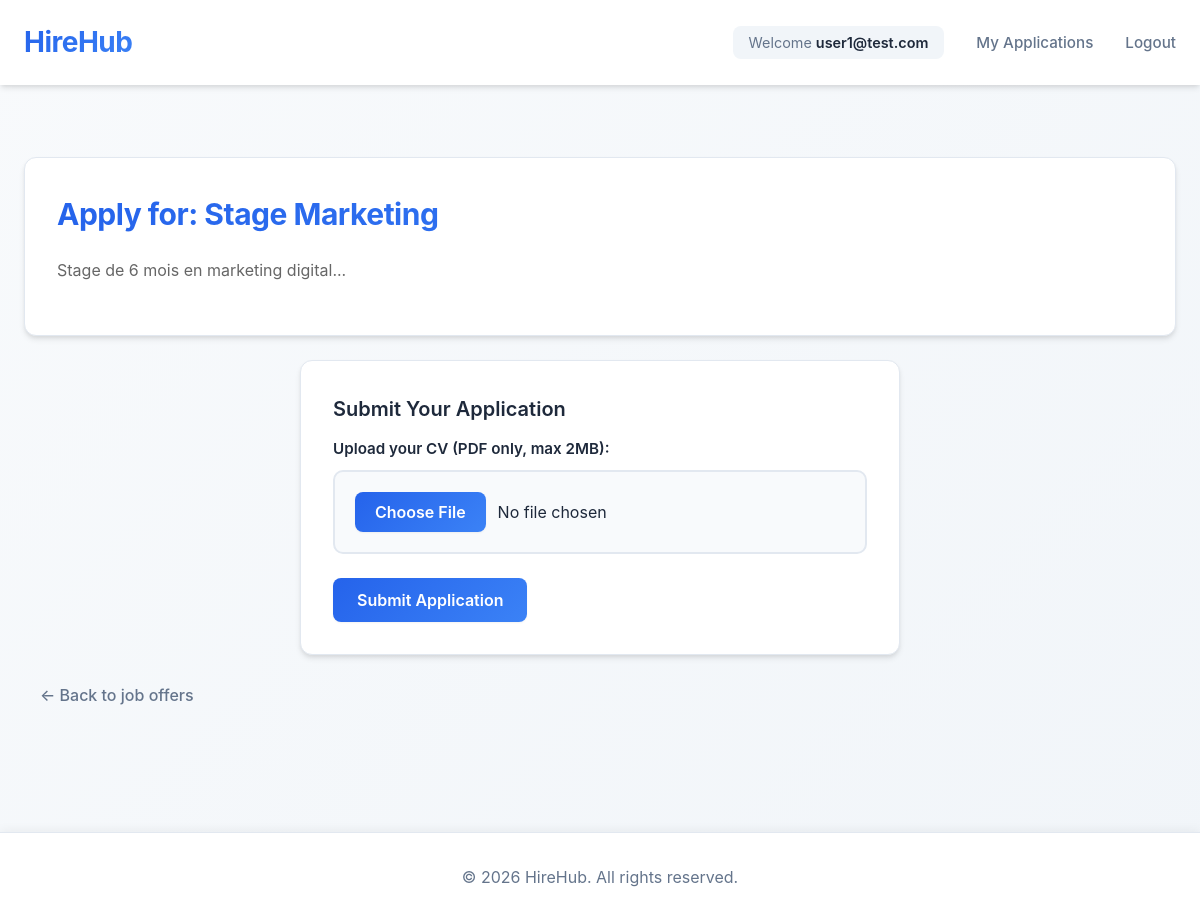
The app's page /apply.php?offer_id=2 (signed in) with its own data.
### tables this page shows
CREATE TABLE job_offers (
    id INT PRIMARY KEY AUTO_INCREMENT,
    title VARCHAR(255) NOT NULL,
    description TEXT NOT NULL,
    company VARCHAR(255) NOT NULL,
    location VARCHAR(255) NOT NULL,
    type ENUM('CDI', 'CDD', 'Stage', 'Alternance', 'Freelance') NOT NULL,
    salary VARCHAR(100),
    image_path VARCHAR(500),
    created_by INT,
    created_at TIMESTAMP DEFAULT CURRENT_TIMESTAMP,
    FOREIGN KEY (created_by) REFERENCES users(id) ON DELETE SET NULL
);

### classes/Database.php (called while the page is built, shortened)
<?php
class Database {
    public function __construct() {
        $host = 'localhost';
        $dbname = 'hire_hub';
        $username = 'root';
        $password = '';
        $this->conn = mysqli_connect($host, $username, $password, $dbname);
    }
}

### public/apply.php (the view, shortened to what this page needs)
<?php
require_once "../classes/Database.php";
$db = new Database();
$success = "";
$offer_id = (int) $_GET['offer_id'];
$jobSql = "SELECT title, description FROM job_offers WHERE id = ?";
$stmt = mysqli_prepare($db->conn, $jobSql);
mysqli_stmt_bind_param($stmt, "i", $offer_id);
mysqli_stmt_execute($stmt);
$jobResult = mysqli_stmt_get_result($stmt);
$job = mysqli_fetch_assoc($jobResult);
require_once "../includes/header.php";
?>
<div class="card">
    <h2>Apply for: <?php echo htmlspecialchars($job['title']); ?></h2>
    <p style="color: #666; margin-bottom: 20px;"><?php echo nl2br(htmlspecialchars($job['description'])); ?></p>
</div>
<div class="card" style="max-width: 600px; margin: 0 auto;">
    <h3>Submit Your Application</h3>
    <?php
    if ($success) {
        echo "<div class='alert alert-success'>$success</div>";
        echo "<p><a href='index.php' class='btn'>Back to Job Offers</a></p>";
    } else {
    ?>
    <form method="POST" enctype="multipart/form-data">
        <div class="form-group">
            <label>Upload your CV (PDF only, max 2MB):</label>
            <input id="cv"  type="file" name="cv" accept=".pdf" required>
        </div>
        <button type="submit" name="apply" class="btn">Submit Application</button>
    </form>
    <?php } ?>
</div>
<p class="mt-20">
    <a href="index.php" class="back-link">← Back to job offers</a>
</p>
<?php require_once "../includes/footer.php"; ?>

### assets/css/style.css (style rules this page uses)
* { margin: 0; padding: 0; box-sizing: border-box; }
:root { --primary-color: #2563eb; --primary-dark: #1d4ed8; --primary-light: #3b82f6; --secondary-color: #64748b; --success-color: #10b981; --error-color: #ef4444; --warning-color: #f59e0b; --text-primary: #1e293b; --text-secondary: #64748b; --bg-primary: #ffffff; --bg-secondary: #f8fafc; --bg-tertiary: #f1f5f9; --border-color: #e2e8f0; --shadow-sm: 0 1px 2px 0 rgba(0, 0, 0, 0.05); --shadow-md: 0 4px 6px -1px rgba(0, 0, 0, 0.1), 0 2px 4px -1px rgba(0, 0, 0, 0.06); --shadow-lg: 0 10px 15px -3px rgba(0, 0, 0, 0.1), 0 4px 6px -2px rgba(0, 0, 0, 0.05); --shadow-xl: 0 20px 25px -5px rgba(0, 0, 0, 0.1), 0 10px 10px -5px rgba(0, 0, 0, 0.04); --radius-sm: 6px; --radius-md: 8px; --radius-lg: 12px; }
body { font-family: 'Inter', -apple-system, BlinkMacSystemFont, 'Segoe UI', Roboto, 'Helvetica Neue', Arial, sans-serif; line-height: 1.6; color: var(--text-primary); background: linear-gradient(135deg, #f8fafc 0%, #f1f5f9 100%); min-height: 100vh; -webkit-font-smoothing: antialiased; -moz-osx-font-smoothing: grayscale; }
.card { background: var(--bg-primary); border-radius: var(--radius-lg); padding: 32px; margin-bottom: 24px; box-shadow: var(--shadow-md); border: 1px solid var(--border-color); transition: all 0.3s ease; }
.card h2 { margin-bottom: 20px; color: var(--text-primary); font-size: 1.875rem; font-weight: 700; letter-spacing: -0.5px; background: linear-gradient(135deg, var(--primary-color) 0%, var(--primary-light) 100%); -webkit-background-clip: text; -webkit-text-fill-color: transparent; background-clip: text; }
.card h3 { margin-bottom: 12px; color: var(--text-primary); font-size: 1.25rem; font-weight: 600; }
.form-group { margin-bottom: 24px; }
.form-group label { display: block; margin-bottom: 8px; font-weight: 600; color: var(--text-primary); font-size: 0.95rem; }
.form-group input[type="text"], .form-group input[type="email"], .form-group input[type="password"], .form-group input[type="file"], .form-group textarea { width: 100%; padding: 12px 16px; border: 2px solid var(--border-color); border-radius: var(--radius-md); font-size: 1rem; font-family: inherit; transition: all 0.3s ease; background: var(--bg-primary); color: var(--text-primary); }
.form-group input[type="file"] { cursor: pointer; background-color: var(--bg-secondary); padding: 16px; }
.btn { display: inline-block; padding: 12px 24px; background: linear-gradient(135deg, var(--primary-color) 0%, var(--primary-light) 100%); color: #fff; text-decoration: none; border: none; border-radius: var(--radius-md); cursor: pointer; font-size: 1rem; font-family: inherit; font-weight: 600; transition: all 0.3s ease; box-shadow: var(--shadow-sm); position: relative; overflow: hidden; }
.btn::before { content: ''; position: absolute; top: 50%; left: 50%; width: 0; height: 0; border-radius: 50%; background: rgba(255, 255, 255, 0.3); transform: translate(-50%, -50%); transition: width 0.6s, height 0.6s; }
a { color: var(--primary-color); text-decoration: none; transition: all 0.3s ease; }
.mt-20 { margin-top: 20px; }
.back-link { display: inline-flex; align-items: center; gap: 8px; margin-bottom: 24px; color: var(--text-secondary); font-weight: 500; transition: all 0.3s ease; padding: 8px 16px; border-radius: var(--radius-md); }
.form-group input[type="file"]#cv { width: 100% !important; max-width: 100%; padding: 12px 10px; font-size: 16px; border-radius: 8px; border: 1px solid #ccc; display: block; margin: 10px 0; box-sizing: border-box; }
div.card > form > div.form-group > input#cv[type="file"] { width: 100% !important; padding: 20px !important; font-size: 16px !important; border: 2px solid #e2e8f0 !important; border-radius: 10px !important; background: #f8fafc !important; margin-top: 8px !important; }

### records on screen
job_offers: title "Stage Marketing", description "Stage de 6 mois en marketing digital..."

### other values on screen
$_SESSION['user']['name'] "user1@test.com"
